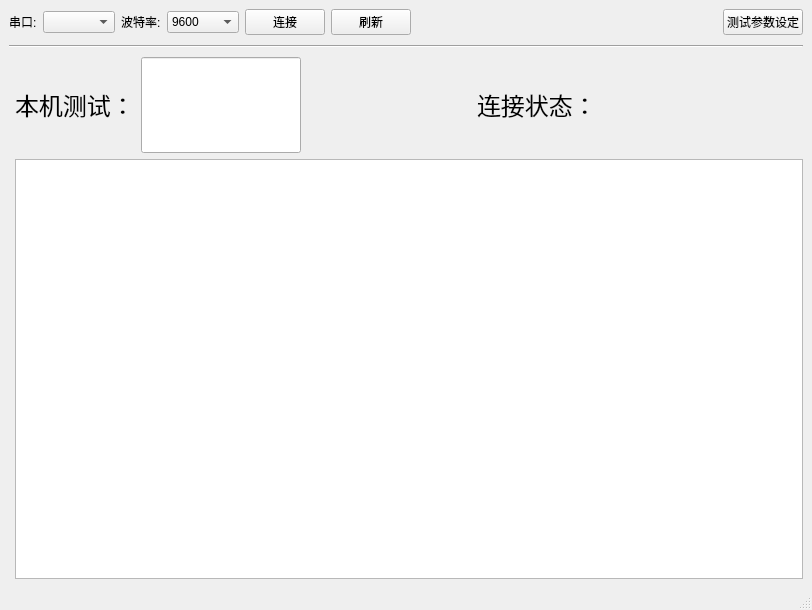
<?xml version="1.0" encoding="UTF-8"?>
<ui version="4.0">
 <class>serialPort</class>
 <widget class="QMainWindow" name="serialPort">
  <property name="geometry">
   <rect>
    <x>0</x>
    <y>0</y>
    <width>812</width>
    <height>610</height>
   </rect>
  </property>
  <property name="windowTitle">
   <string>MainWindow</string>
  </property>
  <widget class="QWidget" name="centralwidget">
   <layout class="QFormLayout" name="formLayout">
    <item row="0" column="0" colspan="2">
     <layout class="QHBoxLayout" name="horizontalLayout">
      <item>
       <widget class="QLabel" name="label_2">
        <property name="text">
         <string>串口:</string>
        </property>
       </widget>
      </item>
      <item>
       <widget class="QComboBox" name="SerialPort"/>
      </item>
      <item>
       <widget class="QLabel" name="label_4">
        <property name="text">
         <string>波特率:</string>
        </property>
       </widget>
      </item>
      <item>
       <widget class="QComboBox" name="BaudRate">
        <item>
         <property name="text">
          <string>9600</string>
         </property>
        </item>
        <item>
         <property name="text">
          <string>115200</string>
         </property>
        </item>
       </widget>
      </item>
      <item>
       <widget class="QPushButton" name="OK">
        <property name="text">
         <string>连接</string>
        </property>
       </widget>
      </item>
      <item>
       <widget class="QPushButton" name="pushButton">
        <property name="text">
         <string>刷新</string>
        </property>
       </widget>
      </item>
      <item>
       <spacer name="horizontalSpacer">
        <property name="orientation">
         <enum>Qt::Horizontal</enum>
        </property>
        <property name="sizeHint" stdset="0">
         <size>
          <width>40</width>
          <height>20</height>
         </size>
        </property>
       </spacer>
      </item>
      <item>
       <widget class="QPushButton" name="OK_2">
        <property name="text">
         <string>测试参数设定</string>
        </property>
       </widget>
      </item>
     </layout>
    </item>
    <item row="1" column="0" colspan="2">
     <widget class="Line" name="line">
      <property name="minimumSize">
       <size>
        <width>0</width>
        <height>10</height>
       </size>
      </property>
      <property name="orientation">
       <enum>Qt::Horizontal</enum>
      </property>
     </widget>
    </item>
    <item row="2" column="1">
     <layout class="QHBoxLayout" name="horizontalLayout_3">
      <item>
       <widget class="QLabel" name="label">
        <property name="sizePolicy">
         <sizepolicy hsizetype="Preferred" vsizetype="Fixed">
          <horstretch>0</horstretch>
          <verstretch>0</verstretch>
         </sizepolicy>
        </property>
        <property name="font">
         <font>
          <family>AcadEref</family>
          <pointsize>18</pointsize>
         </font>
        </property>
        <property name="text">
         <string>本机测试：</string>
        </property>
       </widget>
      </item>
      <item>
       <widget class="QLineEdit" name="lineEdit">
        <property name="sizePolicy">
         <sizepolicy hsizetype="Fixed" vsizetype="Fixed">
          <horstretch>0</horstretch>
          <verstretch>0</verstretch>
         </sizepolicy>
        </property>
        <property name="minimumSize">
         <size>
          <width>120</width>
          <height>60</height>
         </size>
        </property>
        <property name="maximumSize">
         <size>
          <width>160</width>
          <height>16777215</height>
         </size>
        </property>
        <property name="font">
         <font>
          <family>黑体</family>
          <pointsize>48</pointsize>
         </font>
        </property>
        <property name="alignment">
         <set>Qt::AlignCenter</set>
        </property>
        <property name="readOnly">
         <bool>true</bool>
        </property>
       </widget>
      </item>
      <item>
       <spacer name="horizontalSpacer_8">
        <property name="orientation">
         <enum>Qt::Horizontal</enum>
        </property>
        <property name="sizeHint" stdset="0">
         <size>
          <width>40</width>
          <height>20</height>
         </size>
        </property>
       </spacer>
      </item>
      <item>
       <widget class="QLabel" name="label_6">
        <property name="font">
         <font>
          <family>黑体</family>
          <pointsize>18</pointsize>
         </font>
        </property>
        <property name="text">
         <string>连接状态：</string>
        </property>
       </widget>
      </item>
      <item>
       <widget class="QLabel" name="labelComStat">
        <property name="minimumSize">
         <size>
          <width>200</width>
          <height>0</height>
         </size>
        </property>
        <property name="font">
         <font>
          <family>黑体</family>
          <pointsize>18</pointsize>
         </font>
        </property>
        <property name="text">
         <string/>
        </property>
       </widget>
      </item>
     </layout>
    </item>
    <item row="3" column="1">
     <widget class="QTextBrowser" name="textBrowser">
      <property name="minimumSize">
       <size>
        <width>0</width>
        <height>0</height>
       </size>
      </property>
      <property name="font">
       <font>
        <family>宋体</family>
        <pointsize>16</pointsize>
       </font>
      </property>
     </widget>
    </item>
   </layout>
  </widget>
  <widget class="QMenuBar" name="menubar">
   <property name="geometry">
    <rect>
     <x>0</x>
     <y>0</y>
     <width>812</width>
     <height>23</height>
    </rect>
   </property>
  </widget>
  <widget class="QStatusBar" name="statusbar"/>
 </widget>
 <resources/>
 <connections/>
</ui>
